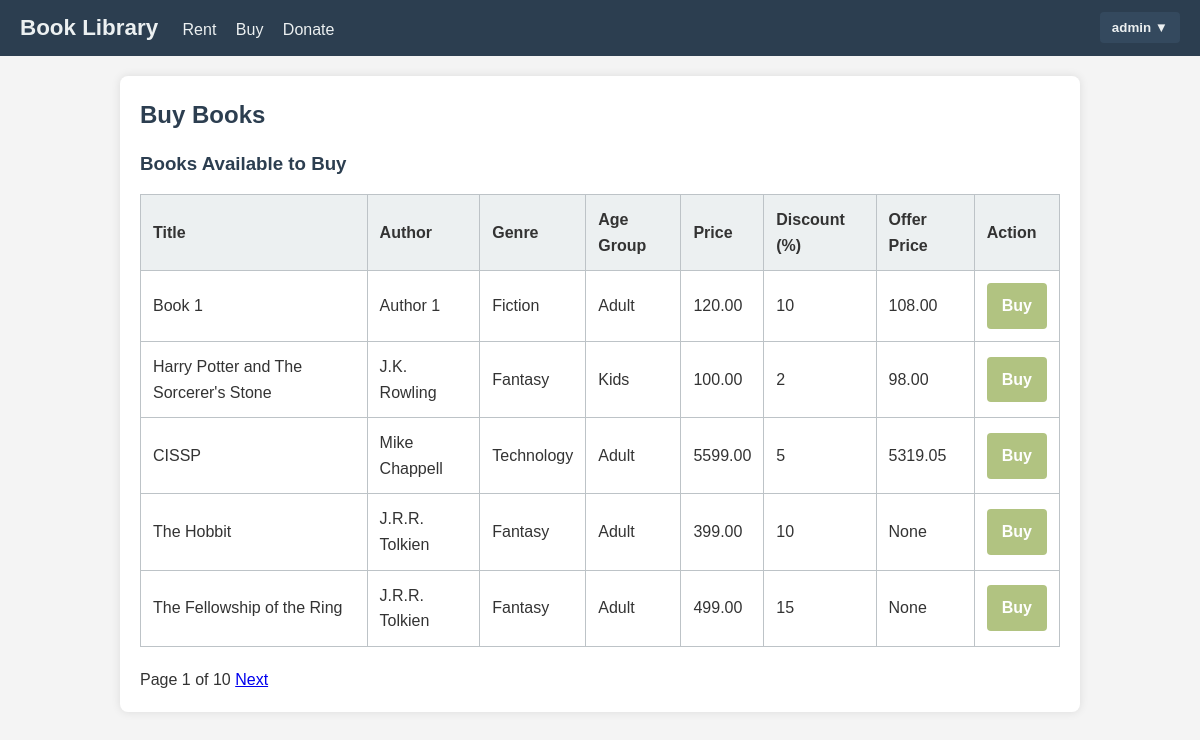
Screenshot of /?tab=buy (signed in) with the database file from the repository.
### library_app/models.py (models this page shows, shortened)
class Book(models.Model):
    CONDITION_CHOICES = [
        ('mint', 'Mint'),
        ('not-mint', 'Not Mint'),
    ]
    AGE_GROUP_CHOICES = [
        ('kids', 'Kids'),
        ('adult', 'Adult'),
    ]
    title = models.CharField(max_length=200)
    author = models.CharField(max_length=100)
    description = models.TextField(blank=True, default="")
    original_mrp = models.DecimalField(max_digits=8, decimal_places=2, null=True, blank=True)
    is_new = models.BooleanField(default=False)
    condition = models.CharField(max_length=20, choices=CONDITION_CHOICES, default='mint')
    genre = models.CharField(max_length=100, blank=True, default="")
    age_group = models.CharField(max_length=10, choices=AGE_GROUP_CHOICES, default='adult')
    price = models.DecimalField(max_digits=8, decimal_places=2, null=True, blank=True)
    discount_percent = models.PositiveIntegerField(default=0)
    offer_price = models.DecimalField(max_digits=8, decimal_places=2, null=True, blank=True)
    available = models.BooleanField(default=True)
    donated_by = models.ForeignKey(
        User,
        null=True,
        blank=True,
        on_delete=models.SET_NULL,
        related_name='donated_books'
    )

### library_app/views/home.py (the view)
# urls.py: path("", library_home, name="library-home"),
@login_required
def library_home(request):
    tab = request.GET.get("tab", "rent")
    books_qs = Book.objects.all().order_by("id")
    buyable_qs = Book.objects.filter(price__isnull=False).order_by("id")
    page_number = request.GET.get("page", 1)
    if tab == "rent":
        paginator = Paginator(books_qs, 5)
        books = paginator.get_page(page_number)
        buyable_books = None
    elif tab == "buy":
        paginator = Paginator(buyable_qs, 5)
        buyable_books = paginator.get_page(page_number)
        books = None
    else:
        books = books_qs
        buyable_books = buyable_qs
    rentals = Rental.objects.filter(user=request.user).order_by("-rented_on")
    donations = (
        Donation.objects.filter(user=request.user)
        .select_related("book")
        .order_by("-donated_on")
    )
    purchases = (
        Purchase.objects.filter(user=request.user)
        .select_related("book")
        .order_by("-purchased_on")
    )
    donation_form = DonationBookForm()
    context = {
        "tab": tab,
        "books": books,
        "buyable_books": buyable_books,
        "rentals": rentals,
        "donations": donations,
        "purchases": purchases,
        "donation_form": donation_form,
    }
    return render(request, "library_app/home.html", context)

### library_app/templates/library_app/home.html (shortened to what this page needs)
{% extends 'library_app/index.html' %}
{% block content %}
  {% if tab == 'rent' %}
    <h2>Rent Books</h2>
    <h3>Available Books (Rent)</h3>
    <table>
      <thead>
        <tr>
          <th>Title</th><th>Author</th><th>Status</th><th>Actions</th>
        </tr>
      </thead>
      <tbody>
        {% for book in books %}
        <tr>
          <td>{{ book.title }}</td>
          <td>{{ book.author }}</td>
          <td>
            {% if book.available %}
              <span class="status-available">Available</span>
            {% else %}
              <span class="status-rented">Rented</span>
            {% endif %}
          </td>
          <td>
            {% if book.available %}
              <a href="{% url 'rent-book' book.id %}" class="btn-action">Rent</a>
            {% else %}
              <span class="disabled">Not Available</span>
            {% endif %}
          </td>
        </tr>
        {% empty %}
        <tr><td colspan="4">No books available.</td></tr>
        {% endfor %}
      </tbody>
    </table>
    {% if books and books.paginator %}
      <div class="pagination">
        {% if books.has_previous %}
          <a href="?tab=rent&page={{ books.previous_page_number }}">Previous</a>
        {% endif %}
        <span>Page {{ books.number }} of {{ books.paginator.num_pages }}</span>
        {% if books.has_next %}
          <a href="?tab=rent&page={{ books.next_page_number }}">Next</a>
        {% endif %}
      </div>
    {% endif %}
  {% elif tab == 'buy' %}
    <h2>Buy Books</h2>
    <h3>Books Available to Buy</h3>
    <table>
      <thead>
        <tr>
          <th>Title</th>
          <th>Author</th>
          <th>Genre</th>
          <th>Age Group</th>
          <th>Price</th>
          <th>Discount (%)</th>
          <th>Offer Price</th>
          <th>Action</th>
        </tr>
      </thead>
      <tbody>
        {% for book in buyable_books %}
        <tr>
          <td>{{ book.title }}</td>
          <td>{{ book.author }}</td>
          <td>{{ book.genre }}</td>
          <td>{{ book.get_age_group_display }}</td>
          <td>{{ book.price }}</td>
          <td>{{ book.discount_percent }}</td>
          <td>{{ book.offer_price }}</td>
          <td>
            <a href="{% url 'buy-book' book.id %}" class="btn-action btn-buy">Buy</a>
          </td>
        </tr>
        {% empty %}
        <tr><td colspan="8">No books available to buy.</td></tr>
        {% endfor %}
      </tbody>
    </table>
    {% if buyable_books and buyable_books.paginator %}
      <div class="pagination">
        <span>Page {{ buyable_books.number }} of {{ buyable_books.paginator.num_pages }}</span>
        {% if buyable_books.has_next %}
          <a href="?tab=buy&page={{ buyable_books.next_page_number }}">Next</a>
        {% endif %}
      </div>
    {% endif %}
  {% else %}
    <h2>Your Library</h2>
    <p>Select an option from the navigation bar above.</p>
  {% endif %}
{% endblock %}

### library_app/templates/library_app/index.html (shortened to what this page needs)
{% load static %}
<!DOCTYPE html>
<html lang="en">
<head>
  <link rel="stylesheet" href="{% static 'library_app/styles.css' %}" />
</head>
<body>
  <nav class="navbar">
    <div class="nav-left">
      <a href="{% url 'library-home' %}" class="nav-brand">Book Library</a>
      {% if user.is_authenticated %}
        <a href="{% url 'library-home' %}?tab=rent" class="nav-link">Rent</a>
        <a href="{% url 'library-home' %}?tab=buy" class="nav-link">Buy</a>
        <a href="{% url 'library-home' %}?tab=donate" class="nav-link">Donate</a>
      {% endif %}
    </div>
    <div class="nav-right">
      {% if user.is_authenticated %}
      <div class="dropdown">
        <button class="dropbtn">
          {{ user.username }} ▼
        </button>
      </div>
      {% else %}
        <a href="{% url 'login' %}" class="nav-link">Login</a>
        <a href="{% url 'register' %}" class="nav-link">Register</a>
      {% endif %}
    </div>
  </nav>
  <div class="container">
    <main>
      {% block content %}{% endblock %}
    </main>
  </div>
</body>
</html>

### library_app/static/library_app/styles.css (style rules this page uses)
* { box-sizing: border-box; margin: 0; padding: 0; }
body { font-family: Arial, sans-serif; background-color: #f4f4f4; line-height: 1.6; color: #333; }
.container { max-width: 960px; margin: 20px auto; padding: 20px; background: #fff; box-shadow: 0 0 10px rgba(0,0,0,0.1); border-radius: 8px; }
h2, h3 { margin-bottom: 15px; color: #2c3e50; }
button, .btn-primary, .btn-action, .btn-logout, .btn-buy { background-color: #B1C381; color: #fff; padding: 10px 15px; border: none; border-radius: 4px; cursor: pointer; font-weight: 600; transition: background 0.3s; text-decoration: none; display: inline-block; text-align: center; }
table { width: 100%; border-collapse: collapse; margin-bottom: 20px; }
thead { background-color: #ecf0f1; }
th, td { padding: 12px; border: 1px solid #bdc3c7; text-align: left; }
.navbar { background-color: #2c3e50; color: #ecf0f1; padding: 10px 20px; display: flex; justify-content: space-between; align-items: center; }
.nav-brand { font-size: 1.4rem; font-weight: 700; color: #ecf0f1; text-decoration: none; margin-right: 20px; }
.nav-left .nav-link, .nav-right .nav-link { margin-right: 15px; color: #ecf0f1; text-decoration: none; font-weight: 500; }
.dropdown { position: relative; display: inline-block; }
.dropbtn { background-color: #34495e; color: #ecf0f1; padding: 8px 12px; border: none; border-radius: 4px; cursor: pointer; }

### rows the page displays
Book: title "Book 1", author "Author 1", genre "Fiction", age_group "Adult", price "120.00", discount_percent "10", offer_price "108.00"
Book: title "Harry Potter and The Sorcerer's Stone", author "J.K. Rowling", genre "Fantasy", age_group "Kids", price "100.00", discount_percent "2", offer_price "98.00"
Book: title "CISSP", author "Mike Chappell", genre "Technology", age_group "Adult", price "5599.00", discount_percent "5", offer_price "5319.05"
Book: title "The Hobbit", author "J.R.R. Tolkien", genre "Fantasy", age_group "Adult", price "399.00", discount_percent "10", offer_price "None"
Book: title "The Fellowship of the Ring", author "J.R.R. Tolkien", genre "Fantasy", age_group "Adult", price "499.00", discount_percent "15", offer_price "None"

### other values shown
{{ user.username }} "admin"
{{ buyable_books.number }} "1"
{{ buyable_books.paginator.num_pages }} "10"
